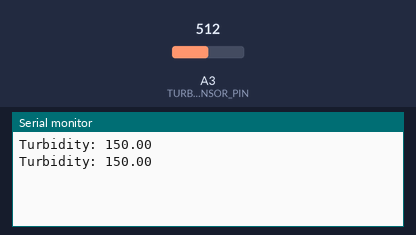
Recording of a sketch running on a simulated Arduino Uno, built with avr-gcc and run on an emulated ATmega328P. On the bench: the last lines printed to the serial monitor. Inputs (shaded band) come from the test bench; at power-on: A3 (TURBIDITY_SENSOR_PIN) = 512.

Above: at 1.8 s.
1.9 s: A3 (TURBIDITY_SENSOR_PIN) set to 716
At 2.8 s:
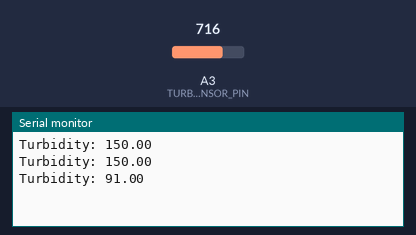
3.4 s: A3 (TURBIDITY_SENSOR_PIN) set to 900
At 4.4 s:
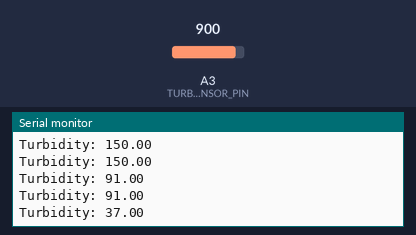
Timing chart, 0 to 6.4 s (numbered marks = the images above; inputs shaded):
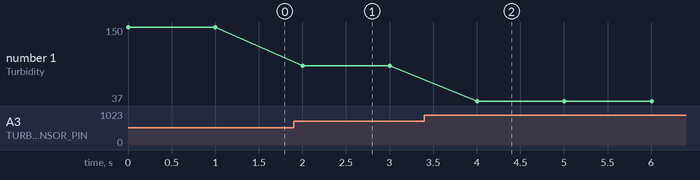

The sketch:

test-turbidity.ino
```cpp
#define TURBIDITY_SENSOR_PIN A3

float turbidityValue;

void setup() {
        Serial.begin(9600);
        pinMode(TURBIDITY_SENSOR_PIN, INPUT);
}

void loop() {
        turbidityValue = analogRead(TURBIDITY_SENSOR_PIN);
        turbidityValue = map(turbidityValue, 0, 1023, 300, 0);

        Serial.print("Turbidity: ");
        Serial.println(turbidityValue);
        delay(1000);
}
```

Measured:
- after the input at 1.9 s, the serial monitor: prints a new line after 0.10 s (image 1)
- after the input at 3.4 s, the serial monitor: prints a new line after 0.60 s (image 2)
- plotted number 1: 150 → 91 after the input at 1.9 s, 91 → 37 after the input at 3.4 s
